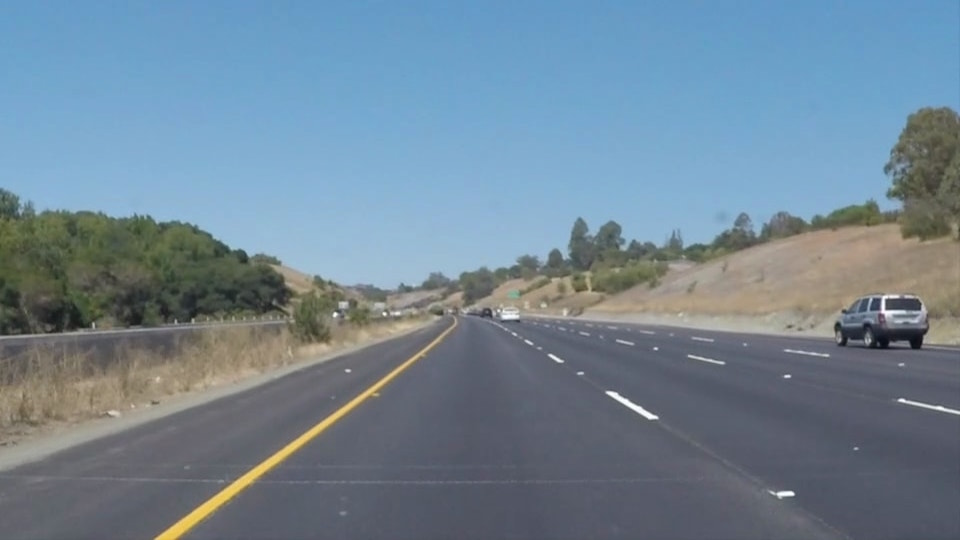
#> input picture solidYellowCurve.jpg, 960 x 540 px
$ jupyter execute --allow-errors Lane_Line_Detection.ipynb
#> lines starting #> are read from the running program, lines starting #| are printed output that depends on the picture; after the words box and inside, x2 and y2 are one past the last pixel; in counts of white or black regions, pixels touching at a corner belong together
#> further down, img is the input picture: shape (540, 960, 3); mean R, G, B 113, 133.4, 149
### edge_detection.py
import numpy as np
import pandas as pd
from scipy.ndimage import convolve, convolve1d

def rgb_to_gray(image, scale = 1):
    """Generate a gray scale image from an RGB(A) image."""
#> called with scale = 1
    return (np.dot(image[..., :3], [0.299, 0.587, 0.114]) * scale).astype(np.uint8)
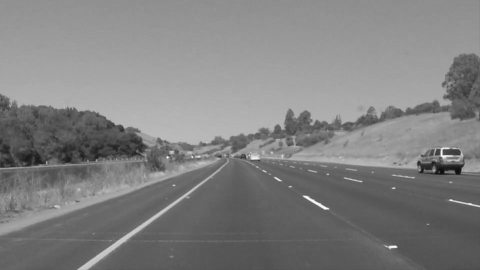
#> returned value: shape (540, 960) (shown at 1/2 size); min 10, max 254, mean 128.6

def gaussian_kernel(size, sigma = 1.0):
    """Generate a Gaussian kernel with standard deviation = sigma within the interval [-size, size]."""
    kernel = np.fromfunction(
        lambda x, y: (1/ (2 * np.pi * sigma ** 2)) * np.exp(- ((x - (size - 1) / 2) ** 2 + (y - (size - 1) / 2) ** 2) / (2 * sigma ** 2)),
        (size, size)
    )
    return kernel / np.sum(kernel)

def gaussian_blur(image, kernel_size = 5, sigma = 1):
    """Apply Guassian Blurring to the image."""
#> called with kernel_size = 5, sigma = 1
    kernel = gaussian_kernel(kernel_size, sigma)
    return convolve(image, kernel)

def gaussian_derivative_kernel(size = 5, sigma = 1, order = 1):
    """Generate a 1D Gaussian derivative kernel."""
    if size % 2 == 0:
        size += 1
    kernel = np.fromfunction(
        lambda x: (x - (size - 1) / 2) * np.exp(-((x - (size - 1) / 2) ** 2) / (2 * sigma ** 2)),
        (size,)
    )
    kernel = (-1) ** order * kernel / (np.sqrt(2 * np.pi) * sigma ** 3)
    return kernel

# [5 lines left out: function apply_gradient_operator, not called in this run]

def gaussian_derivative_kernel_2d(size=5, sigma=1, order=(1, 0)):
    """Generate a 2D Gaussian derivative kernel."""
    if size % 2 == 0:
        size += 1

    kernel_x = np.fromfunction(
        lambda x, y: (x - (size - 1) / 2) * np.exp(-((x - (size - 1) / 2) ** 2 + (y - (size - 1) / 2) ** 2) / (2 * sigma ** 2)),
        (size, size)
    )

    kernel_y = np.transpose(kernel_x)

    kernel_x = (-1) ** order[0] * kernel_x / (2 * np.pi * sigma ** 4)
    kernel_y = (-1) ** order[1] * kernel_y / (2 * np.pi * sigma ** 4)

    return kernel_x, kernel_y

def apply_gradient_operator_2d(image, kernel=gaussian_derivative_kernel_2d()):
    """Apply the gradient operator to the image using the provided 2D kernels."""
    gradient_x = convolve(image, kernel[0], mode='reflect')
    gradient_y = convolve(image, kernel[1], mode='reflect')
    return gradient_x, gradient_y

# [14 lines left out: function sobel_operator, not called in this run]

def non_max_suppression(gradient_x, gradient_y):
    """Apply non-max suppression (NMS) to the image using its gradient images."""
    gradient_magnitude = np.sqrt(gradient_x ** 2 + gradient_y ** 2)
#     print(np.max(gradient_magnitude))
    gradient_direction = np.arctan2(gradient_y, gradient_x)
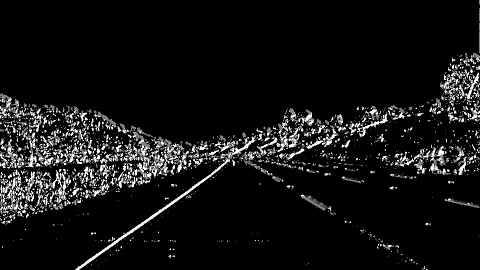
#> gradient_direction: shape (540, 960) float16 (shown at 1/2 size); min 0, max 1.57, mean 0.116; drawn with min black and max white

    rows, cols = gradient_magnitude.shape
    result = np.zeros_like(gradient_magnitude, dtype=np.uint8)

    for i in range(1, rows - 2):
        j = np.arange(1, cols - 2)
        mag = gradient_magnitude[i, j]
        angle = gradient_direction[i, j] % np.pi

        t = np.abs(np.tan(angle))
        mask = (-1 < t) & (t < 1)

        x1, y1 = i - 1, (j[mask] - t[mask]).astype(np.int16)
        x2, y2 = i - 1, (j[mask] - t[mask] + 1).astype(np.int16)
        x3, y3 = i + 1, (j[mask] + t[mask] + 1).astype(np.int16)
        x4, y4 = i + 1, (j[mask] + t[mask]).astype(np.int16)

        c1 = (1 - t[mask]) * gradient_magnitude[x1, y1] + t[mask] * gradient_magnitude[x2, y2]
        c2 = (1 - t[mask]) * gradient_magnitude[x3, y3] + t[mask] * gradient_magnitude[x4, y4]
        mask2 = np.zeros_like(mask, dtype = bool)
        mask2[mask] = (mag[mask] >= c1) & (mag[mask] >= c2)
        result[i, j[mask2]] = mag[mask2]

        mask = (-1 >= t) | (t >= 1)

        t = 1 / t
        x1, y1 = (i - t[mask]).astype(np.int16), j[mask] - 1
        x2, y2 = (i - t[mask] + 1).astype(np.int16), j[mask] - 1
        x3, y3 = (i + t[mask] + 1).astype(np.int16), j[mask] + 1
        x4, y4 = (i + t[mask]).astype(np.int16), j[mask] + 1

        c1 = (1 - t[mask]) * gradient_magnitude[x1, y1] + t[mask] * gradient_magnitude[x2, y2]
        c2 = (1 - t[mask]) * gradient_magnitude[x3, y3] + t[mask] * gradient_magnitude[x4, y4]

        mask2 = np.zeros_like(mask, dtype = bool)
        mask2[mask] = (mag[mask] >= c1) & (mag[mask] >= c2)
        result[i, j[mask2]] = mag[mask2]

    return result

def thinning_double_threshold(img, t1 = 1, t2 = 13):
    """Applying double threshold thinning algorithm to the image."""
#> called with t1 = 5, t2 = 12
    result = np.zeros_like(img)
    strong_edges = img >= t2
#> strong_edges: shape (540, 960) bool; 0.43% white in thin lines or dots, all inside (x1, y1, x2, y2) = (1, 210, 958, 538)
    weak_edges = (img >= t1) & (img < t2)
#> weak_edges: shape (540, 960) bool; 1.4% white in thin lines or dots, all inside (x1, y1, x2, y2) = (1, 106, 958, 538)

    result[strong_edges] = 255
    result[~(strong_edges | weak_edges)] = 0

    flg = 1
    p = 1
    while(flg == 1):
        p += 1
        flg = 0
#         print(np.sum(weak_edges))
        for i, j in np.argwhere(weak_edges):
            if np.any(strong_edges[i - 2 : i + 3, j - 2 : j + 3]):
                result[i, j] = 255
                strong_edges[i, j] = True
                weak_edges[i, j] = False
                flg = 1
            elif not np.any(strong_edges[i - 1 : i + 2, j - 1 : j + 2]):
                weak_edges[i, j] = False
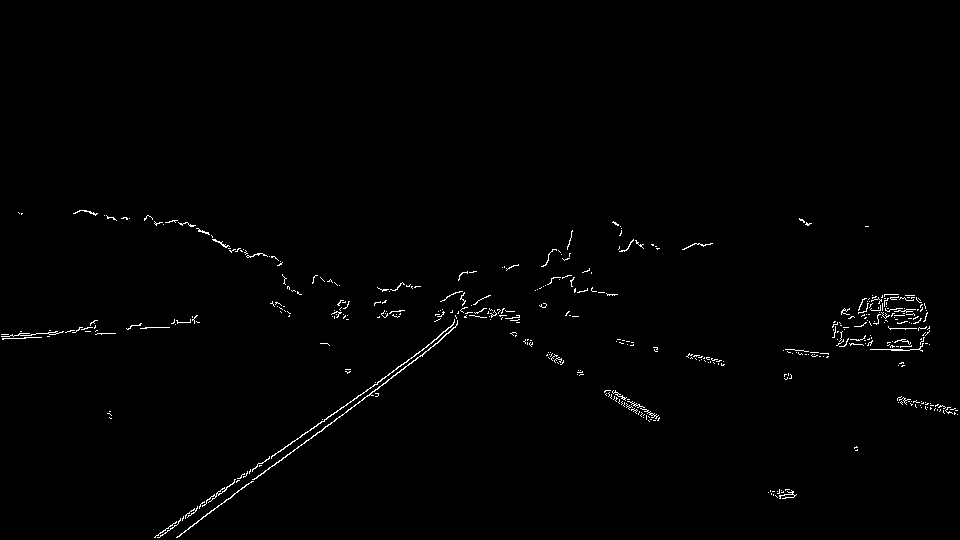
#> strong_edges: shape (540, 960) bool; 0.85% white in thin lines or dots, all inside (x1, y1, x2, y2) = (1, 210, 958, 538)
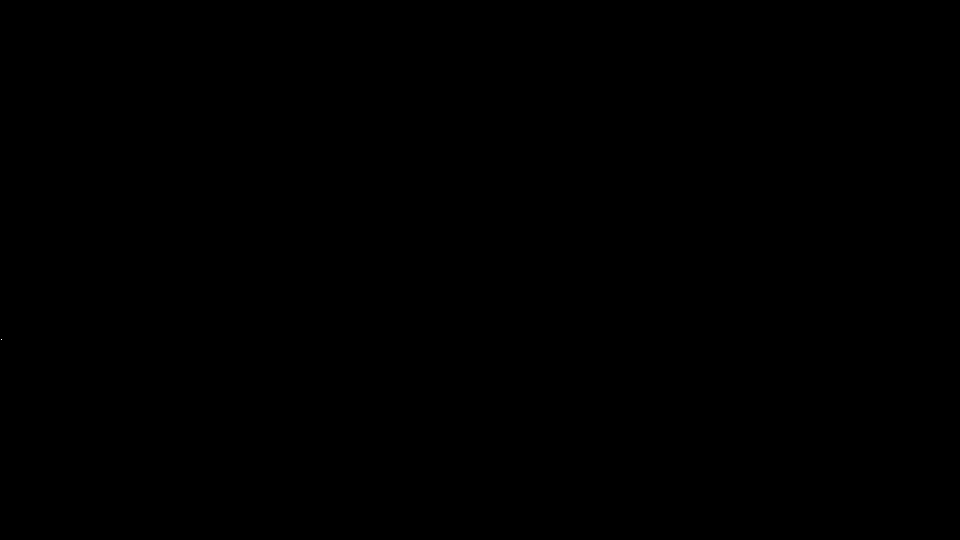
#> weak_edges: shape (540, 960) bool; 0% white in thin lines or dots, all inside (x1, y1, x2, y2) = (1, 339, 2, 340)

    return result

# [81 lines left out: functions get_neighbors, thinning_zhangsuen, not called in this run]

def calculate_angle_image(grad_x, grad_y):
    """Return the image whose elements are arctan(grad_y / grad_x)."""
    return np.arctan2(grad_y, grad_x)

def edge_detect(
    img,
    is_gray = False,
    blur_kernel_size = 5,
    blur_sigma = 1,
    dev_kernel_size = 9,
    dev_sigma = 0.4,
    lower_threshold = 5,
    upper_threshold = 12,
    sigma = 0.4,
    form = "png"
):
    scale = 255 if form == "png" else 1
    if not is_gray:
        img = rgb_to_gray(img, scale)
    img = gaussian_blur(img, kernel_size = blur_kernel_size, sigma = blur_sigma)

    gx, gy = apply_gradient_operator_2d(
        img,
        kernel = gaussian_derivative_kernel_2d(size = dev_kernel_size, sigma = dev_sigma)
    )

    nms = non_max_suppression(gx, gy)

    res = thinning_double_threshold(nms, lower_threshold, upper_threshold)

    return res


def hough_transform(edge_image, theta_res = 1, rho_res = 1):
    height, width = edge_image.shape
    diag_len = int(np.sqrt(height ** 2 + width ** 2))
    max_rho = diag_len
    theta_vals = np.deg2rad(np.arange(-90, 90, theta_res))
    rho_vals = np.arange(-max_rho, max_rho, rho_res)
    sin_vals = np.sin(theta_vals)
    cos_vals = np.cos(theta_vals)

    accumulator = np.zeros((len(rho_vals), len(theta_vals)), dtype=np.int32)

    edge_points = np.column_stack(np.where(edge_image > 0))
    for point in edge_points:
        x, y = point
        for theta_index, (sin_theta, cos_theta) in enumerate(zip(sin_vals, cos_vals)):
            rho = int(x * cos_theta + y * sin_theta)
            rho_index = np.argmin(np.abs(rho_vals - rho))
            accumulator[rho_index, theta_index] += 1

    return accumulator, theta_vals, rho_vals

# [45 lines left out: function find_hough_peaks, not called in this run]


# [69 lines of commented-out code are left out]

### laneline_utils.py
import edge_detection as ed
import numpy as np

def filter_colors(image, form = "jpg"):
#> called with form = 'jpg'
    red_channel = image[:, :, 0]
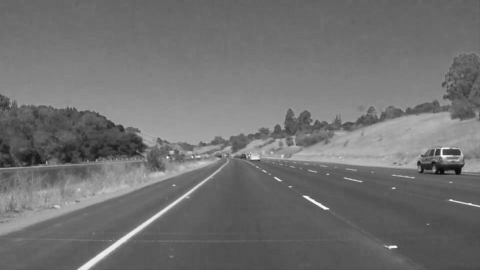
#> red_channel: shape (540, 960) (shown at 1/2 size); min 7, max 255, mean 113
    green_channel = image[:, :, 1]
    blue_channel = image[:, :, 2]
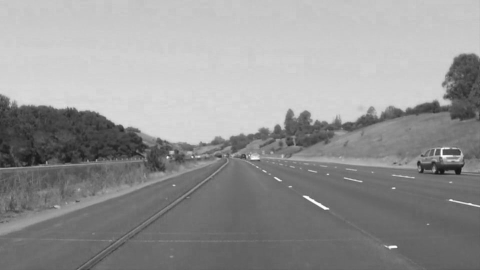
#> blue_channel: shape (540, 960) (shown at 1/2 size); min 18, max 255, mean 149

    white_yellow_mask = ((red_channel >= 200) & (green_channel >= 200) & (blue_channel >= 200)) \
        | ((red_channel >= 150) & (green_channel >= 100) & (blue_channel <= 130) \
           & (green_channel - blue_channel >= 50)  & (red_channel - blue_channel >= 50))
#> white_yellow_mask: shape (540, 960) bool; 0.53% white; 35 white regions (28 under 20 px), largest, box (x1, y1, x2, y2) and area: (156, 383, 384, 540) 1991, (607, 392, 658, 419) 245, (881, 295, 905, 317) 150

    filtered_image = np.zeros_like(red_channel)
    filtered_image[white_yellow_mask] = 255

    return filtered_image

# [4 lines left out: function line_detect, not called in this run]

def region_of_interest(edges, vertices):
    pass

# [40 lines left out: function annotate_image, not called in this run]


### Lane_Line_Detection.ipynb
[cell 1]
import edge_detection as ed
import laneline_utils as lu
import matplotlib.pyplot as plt
import numpy as np

[cell 2]
img = plt.imread("solidYellowCurve.jpg")

img_ed = ed.edge_detect(img, form = "jpg", sigma = 1)

plt.figure(dpi = 160)
plt.subplot(121), plt.imshow(img), plt.title("Original Image")
plt.subplot(122), plt.imshow(img_ed, cmap = "gray"), plt.title("Image Edge")
plt.show()

[cell 3]
img_f = lu.filter_colors(img)

ed_img_f = ed.edge_detect(img_f, is_gray = True)
#> call 2 of thinning_double_threshold, with t1 = 5, t2 = 12
#> after the loop in thinning_double_threshold (call 2), `while(flg == 1):`:
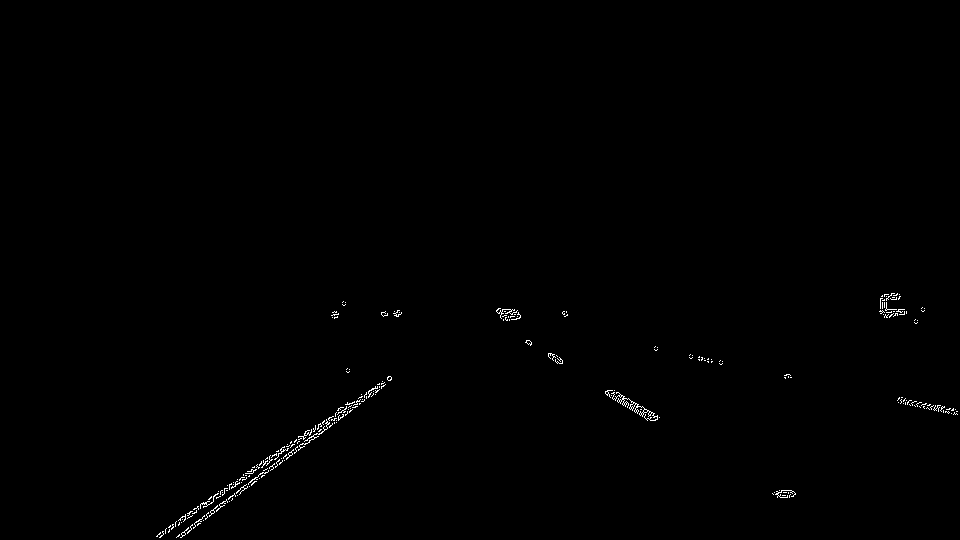
#> strong_edges: shape (540, 960) bool; 0.4% white in thin lines or dots, all inside (x1, y1, x2, y2) = (156, 293, 958, 538)

plt.figure(dpi = 160)
plt.subplot(121), plt.imshow(img_f, cmap = "gray"), plt.title("Filtered Image")
plt.subplot(122), plt.imshow(ed_img_f, cmap = "gray"), plt.title("Filtered Image Edge")
plt.show()

[cell 4]
accumulator, theta_vals, rho_vals = ed.hough_transform(ed_img_f)
#> in hough_transform, `edge_points = np.column_stack(np.where(edge_image > 0))`: edge_points = 2050 pairs, first value 293 to 537, second value 156 to 957
#> the loop in hough_transform, `for point in edge_points:` made 2050 passes
#> (x, y) on passes 1 to 3: (293, 891), (293, 892), (293, 893)
#> after the loop in hough_transform, `for point in edge_points:`:
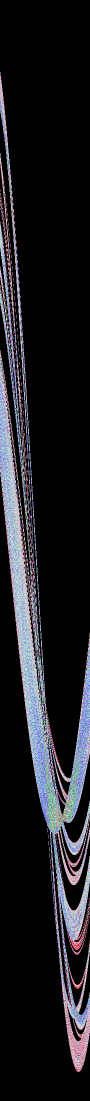
#> accumulator: shape (2202, 180) int32 (shown at 1/2 size); 105 distinct labels, from 0 to 140; one colour per label, 0 black
#> theta_vals = 180 values from -1.57 to 1.55; rho_vals = 2202 values from -1101 to 1100
#> (the rest of the program and of its run is left out)
